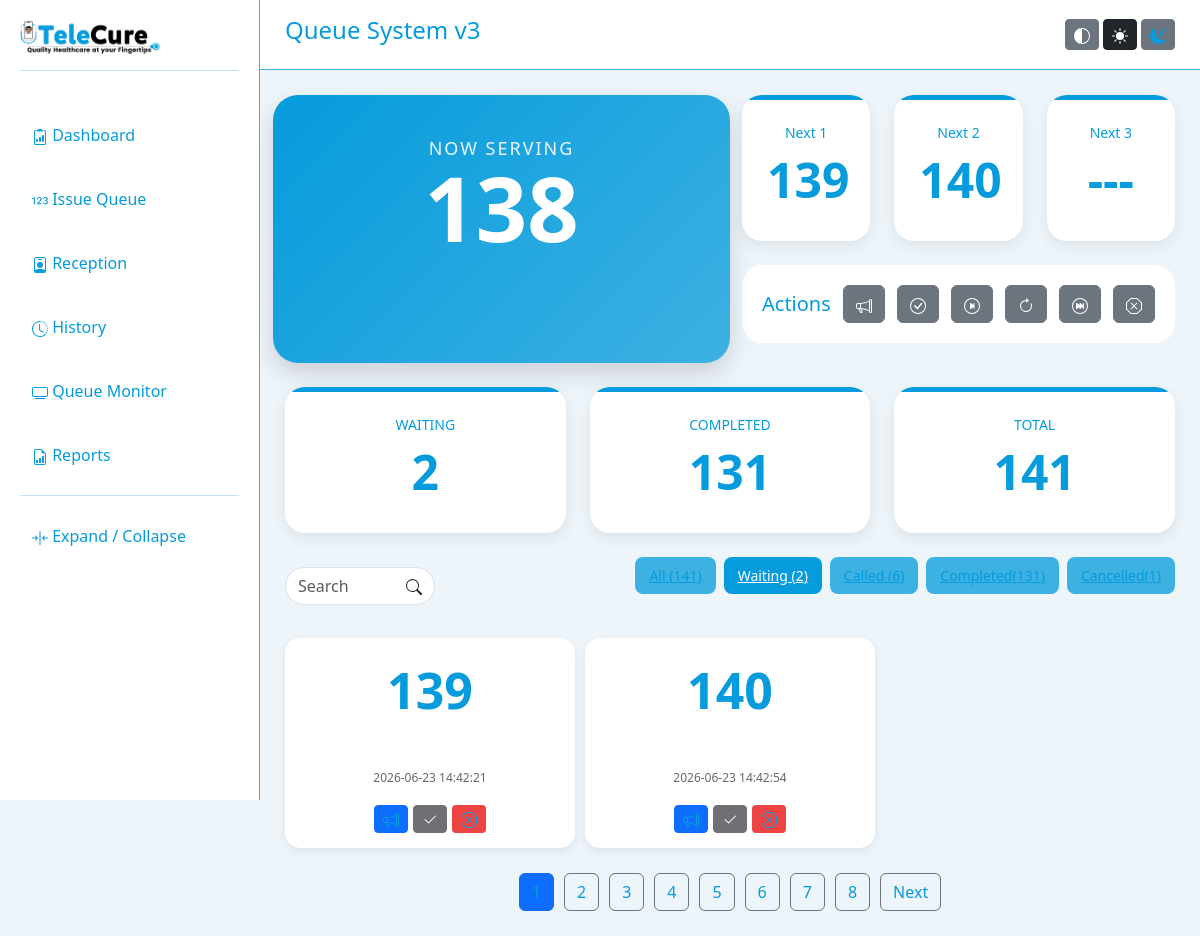
The app's page /reception.php?status=waiting with its own data.
### tables this page shows
CREATE TABLE `queues` (
  `id` int(11) NOT NULL,
  `queue_number` int(11) NOT NULL,
  `queue_date` date NOT NULL,
  `issued_at` datetime DEFAULT current_timestamp(),
  `printed` tinyint(1) DEFAULT 0,
  `status` enum('waiting','called','done','cancelled','archived') DEFAULT 'waiting',
  `called_at` datetime DEFAULT NULL,
  `completed_at` datetime DEFAULT NULL
);

### reception.php (the view, shortened to what this page needs)
<?php
include 'database/config.php';
$today = date('Y-m-d');
$allCount = $conn->query("
SELECT COUNT(*) total
FROM queues
WHERE queue_date='$today'
")->fetch_assoc()['total'];
$waitingTab = $conn->query("
SELECT COUNT(*) total
FROM queues
WHERE status='waiting'
AND queue_date='$today'
")->fetch_assoc()['total'];
$calledTab = $conn->query("
SELECT COUNT(*) total
FROM queues
WHERE status='called'
AND queue_date='$today'
")->fetch_assoc()['total'];
$doneTab = $conn->query("
SELECT COUNT(*) total
FROM queues
WHERE status='done'
AND queue_date='$today'
")->fetch_assoc()['total'];
$cancelTab = $conn->query("
SELECT COUNT(*) total
FROM queues
WHERE status='cancelled'
AND queue_date='$today'
")->fetch_assoc()['total'];
$limit = 20;
$page = isset($_GET['page'])
? (int)$_GET['page']
: 1;
$offset = ($page - 1) * $limit;
$countSql = "
SELECT COUNT(*) total
FROM queues
WHERE queue_date='$today'
";
$totalRows =
$conn->query($countSql)
->fetch_assoc()['total'];
$totalPages =
ceil($totalRows / $limit);
$waitingCount = $conn->query("
SELECT COUNT(*) total
FROM queues
WHERE status='waiting'
AND queue_date='$today'
")->fetch_assoc()['total'];
$doneCount = $conn->query("
SELECT COUNT(*) total
FROM queues
WHERE status='done'
AND queue_date='$today'
")->fetch_assoc()['total'];
$current = $conn->query("
SELECT *
FROM queues
WHERE status='called'
AND queue_date='$today'
ORDER BY called_at DESC
LIMIT 1
")->fetch_assoc();
$currentQueueNumber = $current ? (int) $current['queue_number'] : 0;
$nextRows = [];
if ($current) {
    $nextResult = $conn->query(
        "SELECT *
        FROM queues
        WHERE status='waiting'
        AND queue_date='$today'
        AND queue_number > {$currentQueueNumber}
        ORDER BY queue_number ASC
        LIMIT 3"
    );
}
while ($row = $nextResult->fetch_assoc()) {
    $nextRows[] = $row;
}
$statusFilter = $_GET['status'] ?? '';
$sql = "
SELECT *
FROM queues
WHERE queue_date = '$today'
";
if($statusFilter != '')
{
    $sql .= " AND status='$statusFilter'";
}
$sql .= "
ORDER BY queue_number ASC
LIMIT $offset, $limit
";
$queues = $conn->query($sql);
?>
<!DOCTYPE html>
<html>
<head>
<link rel="stylesheet" href="assets/css/reception.css">
<link href="https://cdn.jsdelivr.net/npm/bootstrap@5.3.3/dist/css/bootstrap.min.css" rel="stylesheet">
<link rel="stylesheet" href="assets/css/theme.css">
<link href="assets/css/styles.css" rel="stylesheet">
<link href="https://cdnjs.cloudflare.com/ajax/libs/font-awesome/6.0.0-beta3/css/all.min.css" rel="stylesheet">
</head>
<body>
<?php include 'components/sidebar.php'; ?>
<?php include 'components/header.php'; ?>
<div class="main-content">
<div class="row mb-4">
    <div class="hero-serving col-md-6" style="position:relative;">
        <div class="hero-label">
            NOW SERVING
        </div>
        <div class="hero-number" id="nowServingNumber">
            <?= $current
            ? str_pad(
                $current['queue_number'],
                3,
                '0',
                STR_PAD_LEFT
            )
            : "---"; ?>
        </div>
    </div>
        <div class="col-md-6">
            <div class="row mb-4">
                <?php for ($i = 0; $i < 3; $i++): ?>
                    <div class="col-md-4">
                        <div class="stats-card">
                            <small>Next <?= $i + 1 ?></small>
                            <div class="stats-number">
                                <?= isset($nextRows[$i])
                                    ? str_pad($nextRows[$i]['queue_number'], 3, '0', STR_PAD_LEFT)
                                    : '---'; ?>
                            </div>
                        </div>
                    </div>
                <?php endfor; ?>
            </div>
            <div class="action-panel">
                <div class="d-flex justify-content-between align-items-center">
                    <h5 class="mb-0">
                        Actions
                    </h5>
            <button id="nowServingCallBtn" class="btn btn-secondary" onclick="actionCall()">
            </button>
            <button id="actionDoneBtn" class="btn btn-secondary" disabled onclick="actionDone()">
            </button>
            <button id="actionNextBtn" class="btn btn-secondary" onclick="actionNext()">
            </button>
            <button id="actionRecallBtn" class="btn btn-secondary" disabled onclick="actionRecall()">
            </button>
            <button id="actionSkipForwardBtn" id="actionSkipForwardBtn" class="btn btn-secondary" onclick="actionSkip()">
            </button>
            <button id="actionCancelBtn" class="btn btn-secondary" disabled onclick="actionCancel()">
            </button>
        </div>
                </div>
    </div>
</div>
    <div class="row mb-4">
        <div class="col-md-4">
            <div class="stats-card">
                <small>WAITING</small>
                <div class="stats-number">
                    <?= $waitingCount ?>
                </div>
            </div>
        </div>
        <div class="col-md-4">
            <div class="stats-card">
                <small>COMPLETED</small>
                <div class="stats-number">
                    <?= $doneCount ?>
                </div>
            </div>
        </div>
                <div class="col-md-4">
            <div class="stats-card">
                <small>TOTAL</small>
                <div class="stats-number">
                    <?= $totalRows ?>
                </div>
            </div>
        </div>
    </div>
<div class="queue-toolbar mb-4">
    <div class="search-box">
        <div class="position-relative">
        <input
        type="text"
        id="queueSearch"
        class="form-control rounded-pill search-bar pe-5"
        placeholder="Search"
        aria-label="Search">
        <button class="btn position-absolute top-50 end-0 translate-middle-y" type="button">
        </button>
        </div>
    </div>
<div class="queue-toolbar">
        <div class="status-tabs">
        <a
            href="reception.php"
            class="status-tab <?= $statusFilter=='' ? 'active':'' ?>">
            All (<?= $allCount ?>)
        </a>
        <a
            href="reception.php?status=waiting"
            class="status-tab <?= $statusFilter=='waiting' ? 'active':'' ?>">
            Waiting (<?= $waitingTab ?>)
        </a>
        <a
            href="reception.php?status=called"
            class="status-tab <?= $statusFilter=='called' ? 'active':'' ?>">
            Called (<?= $calledTab ?>)
        </a>
        <a
            href="reception.php?status=done"
            class="status-tab <?= $statusFilter=='done' ? 'active':'' ?>">
            Completed(<?= $doneTab ?>)
        </a>
        <a
            href="reception.php?status=cancelled"
            class="status-tab <?= $statusFilter=='cancelled' ? 'active':'' ?>">
            Cancelled(<?= $cancelTab ?>)
        </a>
    </div>
</div>
</div>
    <div class="queue-grid" id="queueContainer">
<?php while($row = $queues->fetch_assoc()): ?>
    <div
class="queue-mini-card queue-item<?= ($current && $row['id']==$current['id']) ? ' current' : '' ?>" data-id="<?= $row['id']; ?>" data-status="<?= $row['status']; ?>"
data-queue="<?= str_pad($row['queue_number'],3,'0',STR_PAD_LEFT); ?>">
<div class="queue-mini-number">
    <?= str_pad(
        $row['queue_number'],
        3,
        '0',
        STR_PAD_LEFT
    ); ?>
</div>
<div class="queue-status bg-<?= $statusClass; ?>">
</div>
<div class="queue-time">
   <?= $row['issued_at']; ?>
</div>
<div class="queue-actions">
    <a
    class="btn btn-primary btn-sm"
    href="#"
    onclick="callQueue(event,
    <?= $row['id']; ?>,
    '<?= str_pad($row['queue_number'],3,'0',STR_PAD_LEFT); ?>'
    )">
    </a>
    <?php if($row['status']=='called'): ?>
        <a
        id="call-btn"
        class="btn btn-success btn-sm"
        href="#"
        onclick="doneQueue(event, <?= $row['id'] ?>)">
             <svg xmlns="http://www.w3.org/2000/svg" width="16" height="16" fill="currentColor" class="bi bi-check2" viewBox="0 0 16 16">
  <path d="M13.854 3.646a.5.5 0 0 1 0 .708l-7 7a.5.5 0 0 1-.708 0l-3.5-3.5a.5.5 0 1 1 .708-.708L6.5 10.293l6.646-6.647a.5.5 0 0 1 .708 0"/>
</svg>
        </a>
<?php else: ?>
<button
id="call-btn-dis"
class="btn btn-dark btn-sm"
disabled>
 <svg xmlns="http://www.w3.org/2000/svg" width="16" height="16" fill="currentColor" class="bi bi-check2" viewBox="0 0 16 16">
  <path d="M13.854 3.646a.5.5 0 0 1 0 .708l-7 7a.5.5 0 0 1-.708 0l-3.5-3.5a.5.5 0 1 1 .708-.708L6.5 10.293l6.646-6.647a.5.5 0 0 1 .708 0"/>
</svg>
</button>
    <?php endif; ?>
    <a
    id="cancel-btn"
    class="btn btn-sm"
    href="#"
    onclick="openCancelModal(event, <?= $row['id'] ?>, '<?= str_pad($row['queue_number'],3,'0',STR_PAD_LEFT); ?>')">
    </a>
</div>
</div>
<?php endwhile; ?>
</div>
<div class="pagination-wrapper">
<?php
for(
$i=1;
$i<=$totalPages;
$i++
):
?>
<a
class="btn <?= $i==$page
? 'btn-primary'
: 'btn-outline-secondary'; ?>"
href="?page=<?= $i ?>&status=<?= $statusFilter ?>">
<?= $i ?>
</a>
<?php endfor; ?>
<?php if($page < $totalPages): ?>
<a
class="btn btn-outline-secondary"
href="?page=<?= $i ?>&status=<?= $statusFilter ?>">
Next
</a>
<?php endif; ?>
</div>
</body>
</html>

### assets/css/reception.css (style rules this page uses)
.stats-card { background: var(--card); border-radius: 20px; padding: 25px; text-align: center; box-shadow: 0 5px 15px rgba(0,0,0,.08); height: 100%; position: relative; overflow: hidden; }
.stats-card::before { content: ''; position: absolute; top: 0; left: 0; width: 100%; height: 5px; background: var(--primary); }
.stats-number { font-size: 48px; font-weight: bold; }
.action-panel { background: var(--card); padding: 20px; border-radius: 20px; margin-bottom: 20px; }
.hero-serving { background: linear-gradient( 135deg, var(--primary), var(--secondary) ); color: white; border-radius: 25px; padding: 40px; text-align: center; box-shadow: 0 10px 25px rgba(0,0,0,.15); }
.hero-label { font-size: 18px; letter-spacing: 2px; opacity: .9; }
.hero-number { font-size: 90px; font-weight: bold; line-height: 1; }
.queue-toolbar { display:flex; justify-content:space-between; align-items:center; gap:20px; margin-bottom:20px; }
.status-tabs { display:flex; gap:8px; flex-wrap:wrap; }
.status-tab { border:none; background:#e5e7eb; padding:8px 15px; border-radius:8px; cursor:pointer; }
.status-tab.active { background:var(--primary); color:white; }
.queue-grid { display:grid; grid-template-columns: repeat(auto-fill,minmax(180px,1fr)); gap:10px; }
.queue-mini-card { background: var(--card); border-radius: 15px; padding: 15px; text-align:center; box-shadow: 0 3px 10px rgba(0,0,0,.08); min-height: 210px; display:flex; flex-direction:column; justify-content:space-between; }
.queue-status { color:white; font-size:11px; font-weight:bold; padding:4px; border-radius:6px; margin-bottom:10px; }
.queue-mini-number { font-size:50px; font-weight:700; color:var(--primary); }
.queue-time { font-size:12px; color:#666; margin-bottom:15px; }
.queue-actions { display:flex; gap:5px; justify-content:center; flex-wrap:wrap; }
.queue-actions .btn { font-size:12px; padding:4px 8px; }
.queue-toolbar { display:flex; justify-content:space-between; align-items:center; margin-bottom:20px; gap:20px; }
.status-tab { border:none; background:var(--border); padding:8px 14px; border-radius:8px; cursor:pointer; font-size:14px; }
.status-tab.active { background:var(--text); color: var(--card); }
.search-box { transition: width 0.3s ease-in-out; width: 150px; }
.pagination-wrapper { display:flex; justify-content:center; gap:10px; margin-top:25px; }
@media (max-width:1400px) { .queue-grid { grid-template-columns: repeat(4,1fr); } }
@media (max-width:1200px) { .queue-grid { grid-template-columns: repeat(3,1fr); } }
#cancel-btn { background:#EF4444 }

### assets/css/theme.css (style rules this page uses)
body { background: var(--bg); color: var(--text); transition: .3s; }
.main-content { margin-left: 260px; padding: 25px; transition: all .3s ease; }

### assets/css/styles.css (style rules this page uses)
body { background:#edf4fa; font-family:Segoe UI; }

### records on screen
queues: queue_number "138"
queues: queue_number "139", issued_at "2026-06-23 14:42:21", status "waiting" (drawn)
queues: queue_number "140", issued_at "2026-06-23 14:42:54", status "waiting" (drawn)

### other values on screen
$waitingCount "2"
$doneCount "131"
$totalRows "141"
$allCount "141"
$waitingTab "2"
$calledTab "6"
$doneTab "131"
$cancelTab "1"
